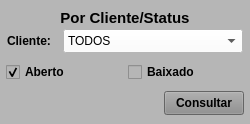
               <widget class="QWidget" name="widget_Cor9" native="true">
                <property name="sizePolicy">
                 <sizepolicy hsizetype="Preferred" vsizetype="Preferred">
                  <horstretch>0</horstretch>
                  <verstretch>0</verstretch>
                 </sizepolicy>
                </property>
                <property name="minimumSize">
                 <size>
                  <width>250</width>
                  <height>0</height>
                 </size>
                </property>
                <property name="maximumSize">
                 <size>
                  <width>250</width>
                  <height>16777215</height>
                 </size>
                </property>
                <property name="styleSheet">
                 <string notr="true">background-color: rgb(182, 182, 182);</string>
                </property>
                <layout class="QVBoxLayout" name="verticalLayout_17">
                 <property name="spacing">
                  <number>1</number>
                 </property>
                 <property name="leftMargin">
                  <number>1</number>
                 </property>
                 <property name="topMargin">
                  <number>10</number>
                 </property>
                 <property name="rightMargin">
                  <number>1</number>
                 </property>
                 <property name="bottomMargin">
                  <number>6</number>
                 </property>
                 <item>
                  <widget class="QLabel" name="label_65">
                   <property name="minimumSize">
                    <size>
                     <width>0</width>
                     <height>15</height>
                    </size>
                   </property>
                   <property name="maximumSize">
                    <size>
                     <width>16777215</width>
                     <height>15</height>
                    </size>
                   </property>
                   <property name="font">
                    <font>
                     <pointsize>11</pointsize>
                     <weight>75</weight>
                     <bold>true</bold>
                    </font>
                   </property>
                   <property name="text">
                    <string>Por Cliente/Status</string>
                   </property>
                   <property name="alignment">
                    <set>Qt::AlignCenter</set>
                   </property>
                  </widget>
                 </item>
                 <item>
                  <widget class="QWidget" name="widget_37" native="true">
                   <property name="minimumSize">
                    <size>
                     <width>0</width>
                     <height>30</height>
                    </size>
                   </property>
                   <property name="maximumSize">
                    <size>
                     <width>16777215</width>
                     <height>30</height>
                    </size>
                   </property>
                   <property name="styleSheet">
                    <string notr="true"/>
                   </property>
                   <layout class="QHBoxLayout" name="horizontalLayout_36">
                    <property name="spacing">
                     <number>5</number>
                    </property>
                    <property name="leftMargin">
                     <number>5</number>
                    </property>
                    <property name="topMargin">
                     <number>3</number>
                    </property>
                    <property name="rightMargin">
                     <number>5</number>
                    </property>
                    <property name="bottomMargin">
                     <number>3</number>
                    </property>
                    <item>
                     <widget class="QLabel" name="label_67">
                      <property name="minimumSize">
                       <size>
                        <width>50</width>
                        <height>0</height>
                       </size>
                      </property>
                      <property name="maximumSize">
                       <size>
                        <width>50</width>
                        <height>16777215</height>
                       </size>
                      </property>
                      <property name="font">
                       <font>
                        <pointsize>9</pointsize>
                        <weight>75</weight>
                        <bold>true</bold>
                       </font>
                      </property>
                      <property name="text">
                       <string>Cliente:</string>
                      </property>
                      <property name="alignment">
                       <set>Qt::AlignLeading|Qt::AlignLeft|Qt::AlignVCenter</set>
                      </property>
                     </widget>
                    </item>
                    <item>
                     <widget class="QComboBox" name="combo_Cliente_Exp">
                      <property name="sizePolicy">
                       <sizepolicy hsizetype="Preferred" vsizetype="Preferred">
                        <horstretch>0</horstretch>
                        <verstretch>0</verstretch>
                       </sizepolicy>
                      </property>
                      <property name="minimumSize">
                       <size>
                        <width>180</width>
                        <height>0</height>
                       </size>
                      </property>
                      <property name="maximumSize">
                       <size>
                        <width>180</width>
                        <height>16777215</height>
                       </size>
                      </property>
                      <property name="font">
                       <font>
                        <pointsize>9</pointsize>
                       </font>
                      </property>
                      <property name="styleSheet">
                       <string notr="true">background-color: rgb(255, 255, 255);</string>
                      </property>
                      <item>
                       <property name="text">
                        <string>TODOS</string>
                       </property>
                      </item>
                      <item>
                       <property name="text">
                        <string>103 - HOMEBAG</string>
                       </property>
                      </item>
                      <item>
                       <property name="text">
                        <string>2 - KOBA</string>
                       </property>
                      </item>
                      <item>
                       <property name="text">
                        <string>6 - PACIFIL</string>
                       </property>
                      </item>
                      <item>
                       <property name="text">
                        <string>5 - PLASTICOS ARACAJU</string>
                       </property>
                      </item>
                      <item>
                       <property name="text">
                        <string>4 - PLASTICOS SUZUKI</string>
                       </property>
                      </item>
                      <item>
                       <property name="text">
                        <string>8 - RECICLADORA</string>
                       </property>
                      </item>
                      <item>
                       <property name="text">
                        <string>86 - TASHIRO &amp; TAKATA</string>
                       </property>
                      </item>
                      <item>
                       <property name="text">
                        <string>3 - VOTI</string>
                       </property>
                      </item>
                     </widget>
                    </item>
                   </layout>
                  </widget>
                 </item>
                 <item>
                  <widget class="QWidget" name="widget_52" native="true">
                   <property name="minimumSize">
                    <size>
                     <width>0</width>
                     <height>30</height>
                    </size>
                   </property>
                   <property name="maximumSize">
                    <size>
                     <width>16777215</width>
                     <height>30</height>
                    </size>
                   </property>
                   <property name="styleSheet">
                    <string notr="true"/>
                   </property>
                   <layout class="QHBoxLayout" name="horizontalLayout_37">
                    <property name="spacing">
                     <number>5</number>
                    </property>
                    <property name="leftMargin">
                     <number>5</number>
                    </property>
                    <property name="topMargin">
                     <number>3</number>
                    </property>
                    <property name="rightMargin">
                     <number>5</number>
                    </property>
                    <property name="bottomMargin">
                     <number>3</number>
                    </property>
                    <item>
                     <widget class="QCheckBox" name="check_Aberto_Exp">
                      <property name="sizePolicy">
                       <sizepolicy hsizetype="Preferred" vsizetype="Preferred">
                        <horstretch>0</horstretch>
                        <verstretch>0</verstretch>
                       </sizepolicy>
                      </property>
                      <property name="font">
                       <font>
                        <pointsize>9</pointsize>
                        <weight>75</weight>
                        <bold>true</bold>
                       </font>
                      </property>
                      <property name="text">
                       <string>Aberto</string>
                      </property>
                      <property name="checked">
                       <bool>true</bool>
                      </property>
                     </widget>
                    </item>
                    <item>
                     <widget class="QCheckBox" name="check_Baixado_Exp">
                      <property name="sizePolicy">
                       <sizepolicy hsizetype="Preferred" vsizetype="Preferred">
                        <horstretch>0</horstretch>
                        <verstretch>0</verstretch>
                       </sizepolicy>
                      </property>
                      <property name="font">
                       <font>
                        <pointsize>9</pointsize>
                        <weight>75</weight>
                        <bold>true</bold>
                       </font>
                      </property>
                      <property name="text">
                       <string>Baixado</string>
                      </property>
                     </widget>
                    </item>
                   </layout>
                  </widget>
                 </item>
                 <item>
                  <widget class="QWidget" name="widget_44" native="true">
                   <property name="minimumSize">
                    <size>
                     <width>0</width>
                     <height>30</height>
                    </size>
                   </property>
                   <property name="maximumSize">
                    <size>
                     <width>16777215</width>
                     <height>30</height>
                    </size>
                   </property>
                   <property name="styleSheet">
                    <string notr="true"/>
                   </property>
                   <layout class="QHBoxLayout" name="horizontalLayout_38">
                    <property name="spacing">
                     <number>5</number>
                    </property>
                    <property name="leftMargin">
                     <number>5</number>
                    </property>
                    <property name="topMargin">
                     <number>3</number>
                    </property>
                    <property name="rightMargin">
                     <number>5</number>
                    </property>
                    <property name="bottomMargin">
                     <number>3</number>
                    </property>
                    <item>
                     <widget class="QLabel" name="label_30">
                      <property name="text">
                       <string/>
                      </property>
                     </widget>
                    </item>
                    <item>
                     <widget class="QPushButton" name="btn_Status_Exp">
                      <property name="sizePolicy">
                       <sizepolicy hsizetype="Preferred" vsizetype="Preferred">
                        <horstretch>0</horstretch>
                        <verstretch>0</verstretch>
                       </sizepolicy>
                      </property>
                      <property name="maximumSize">
                       <size>
                        <width>80</width>
                        <height>16777215</height>
                       </size>
                      </property>
                      <property name="font">
                       <font>
                        <pointsize>9</pointsize>
                        <weight>75</weight>
                        <bold>true</bold>
                       </font>
                      </property>
                      <property name="cursor">
                       <cursorShape>PointingHandCursor</cursorShape>
                      </property>
                      <property name="styleSheet">
                       <string notr="true">background-color: rgb(141, 141, 141);</string>
                      </property>
                      <property name="text">
                       <string>Consultar</string>
                      </property>
                     </widget>
                    </item>
                   </layout>
                  </widget>
                 </item>
                </layout>
               </widget>
